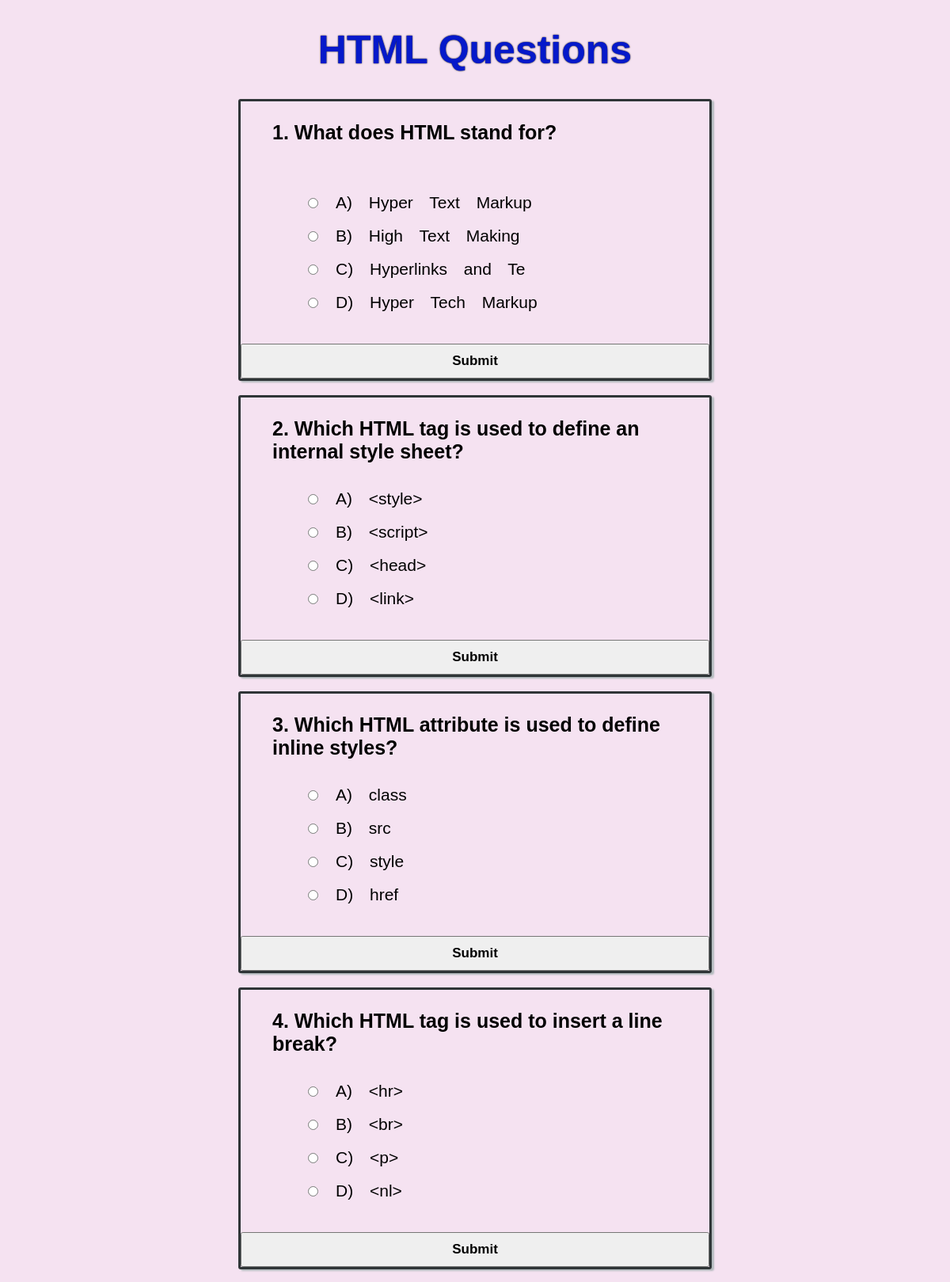
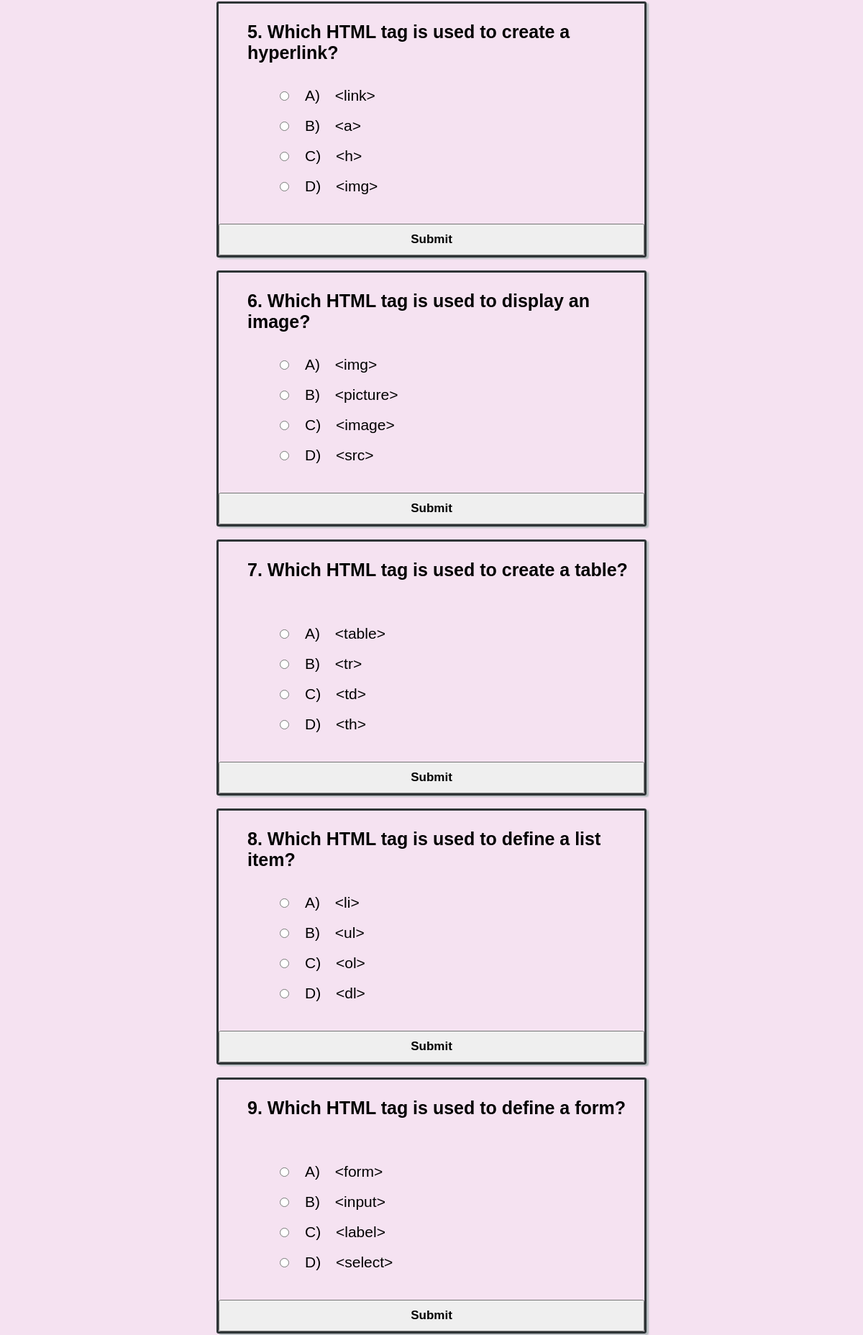
Screenshot of /htmlquestions/ (upper part) with the database file from the repository (2 pictures, top to bottom).
### programming/models.py (models this page shows, shortened)
class htmlquestion(models.Model):
    htmlqno = models.AutoField
    qchar = models.CharField(max_length=100,default="")
    wo1 = models.CharField(max_length=20,default="")
    wo2 = models.CharField(max_length=20,default="")
    wo3 = models.CharField(max_length=20,default="")
    wo4 = models.CharField(max_length=20,default="")
    ro = models.CharField(max_length=20,default="")

### programming/views.py (the view)
# urls.py: path('htmlquestions/',views.htmlquestions,name='htmlquestions'),
def htmlquestions(request):
    info = htmlquestion.objects.all()
    loop_count = len(info)
    data = {'info': info, 'loop_count': loop_count}
    return render(request, "htmlquestions.html", data)

### templates/htmlquestions.html (shortened to what this page needs)
{% load static %}
<!DOCTYPE html>
<html lang="en">
<head>
</head>
<body style="overflow-y: scroll;height: auto;">
  <h1 id="title" style="font-size: 50px;color: rgb(5, 25, 202);text-shadow: 0 0 2px black;">HTML Questions </h1>
  <body>
    {% for i in info %}
    <form id="survey-form">
      <div id="quiz" style="word-break: keep-all;width: 50%;">
        <p id="answer1"
          style="text-align: left;font-size: 25px;font-weight: bolder;font-family: 'Franklin Gothic Medium', 'Arial Narrow', Arial, sans-serif;margin-left: 40PX;position: absolute;">
          {{forloop.counter}}. {{i.qchar}} </p>
        <br>
        <br>
        <br>
        <br>
        <br>
        <br>
        <div style="margin-left: 80px;line-height: 40px;word-spacing: 15px;font-weight: bolder;">
          <input type="radio" id="html-{{forloop.counter}}" name="fav_language-{{forloop.counter}}" value="HTML">
          <label for="html-{{forloop.counter}}" id="i1-{{forloop.counter}}">{{i.wo1}}</label><br>
          <input type="radio" id="java-{{forloop.counter}}" name="fav_language-{{forloop.counter}}" value="java">
          <label for="java-{{forloop.counter}}" id="i2-{{forloop.counter}}">{{i.wo2}}</label><br>
          <input type="radio" id="python-{{forloop.counter}}" name="fav_language-{{forloop.counter}}" value="python">
          <label for="python-{{forloop.counter}}" id="i3-{{forloop.counter}}">{{i.wo3}}</label><br>
          <input type="radio" id="cpp-{{forloop.counter}}" name="fav_language-{{forloop.counter}}" value="cpp">
          <label for="cpp-{{forloop.counter}}" id="i4-{{forloop.counter}}">{{i.wo4}}</label><br>
        </div>
        <br>
        <button type="button" class="btn btn-info" id="qSubmit-{{forloop.counter}}" onclick="answrSubmit()"
          style="margin-top: 12px; width: 100%;padding: 10px;font-size: 17px;font-weight: bolder;cursor: pointer;">Submit</button>
      </div>
    </form>
    <br>
    {% endfor %}
  </body>
</body>
</html>

### templates/htmlquestions.html (style rules this page uses)
body { background-color: #f5e2f1; }
h1 { text-align: center; font-family: 'Varela Round', sans-serif; color: hsl(195, 11.1%, 7.1%); }
label { font-size: 21px; font-family: 'Raleway', sans-serif; font-weight: 10; }
#quiz { flex-direction: column; flex-wrap: nowrap; border-style: solid; border-color: hsl(196deg, 7.2%, 20%); position: relative; width: 590px; height: 350px; left: 0; right: 0; margin: auto; border-radius: 3px; box-shadow: 3px 2px 2px hsl(196deg, 7.2%, 72%); }

### rows the page displays
htmlquestion: qchar "What does HTML stand for?", wo1 "A) Hyper Text Markup", wo2 "B) High Text Making", wo3 "C) Hyperlinks and Te", wo4 "D) Hyper Tech Markup"
htmlquestion: qchar "Which HTML tag is used to define an internal style sheet?", wo1 "A) <style>", wo2 "B) <script>", wo3 "C) <head>", wo4 "D) <link>"
htmlquestion: qchar "Which HTML attribute is used to define inline styles?", wo1 "A) class", wo2 "B) src", wo3 "C) style", wo4 "D) href"
htmlquestion: qchar "Which HTML tag is used to insert a line break?", wo1 "A) <hr>", wo2 "B) <br>", wo3 "C) <p>", wo4 "D) <nl>"
htmlquestion: qchar "Which HTML tag is used to create a hyperlink?", wo1 "A) <link>", wo2 "B) <a>", wo3 "C) <h>", wo4 "D) <img>"
htmlquestion: qchar "Which HTML tag is used to display an image?", wo1 "A) <img>", wo2 "B) <picture>", wo3 "C) <image>", wo4 "D) <src>"
htmlquestion: qchar "Which HTML tag is used to create a table?", wo1 "A) <table>", wo2 "B) <tr>", wo3 "C) <td>", wo4 "D) <th>"
htmlquestion: qchar "Which HTML tag is used to define a list item?", wo1 "A) <li>", wo2 "B) <ul>", wo3 "C) <ol>", wo4 "D) <dl>"
htmlquestion: qchar "Which HTML tag is used to define a form?", wo1 "A) <form>", wo2 "B) <input>", wo3 "C) <label>", wo4 "D) <select>"
